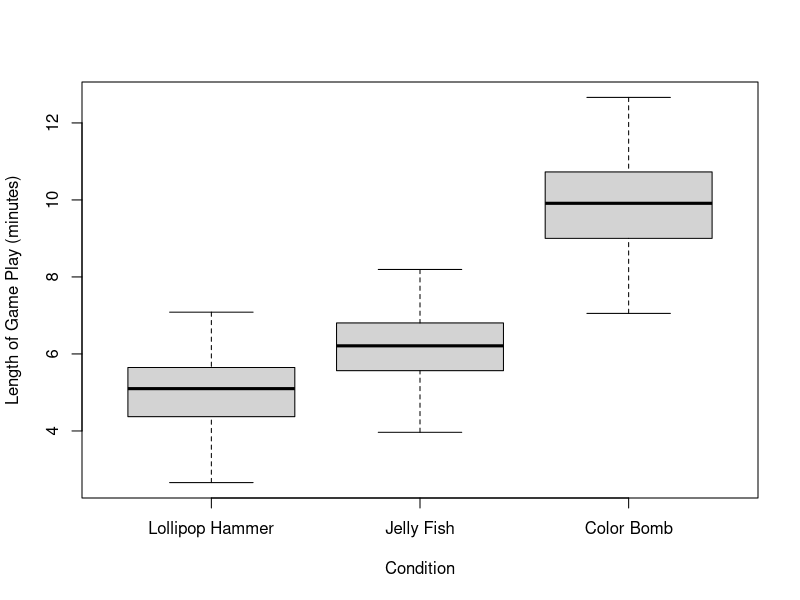

Write R code to recreate this figure.
## Candy Crush F-test Example

## Change working directory
setwd(dir = "/Users/ntstevens/Dropbox/Data Institute/DOE Certificate/Week 4/")

## Read in the data
candy <- read.csv(file = "candycrush.csv", header = T)

## Plot the data
boxplot(time ~ booster, data = candy, xaxt = "n", ylab = "Length of Game Play (minutes)", xlab = "Condition")
axis(side = 1, at = c(1,2,3), labels = c("Lollipop Hammer", "Jelly Fish", "Color Bomb"))

## Perform the test by fitting a linear regression model
model <- lm(time ~ factor(booster), data = candy)
summary(model)

